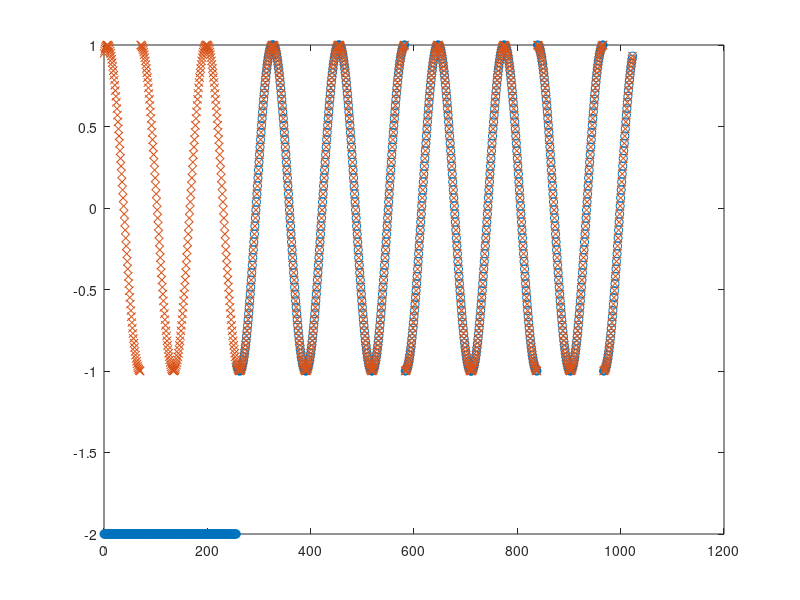
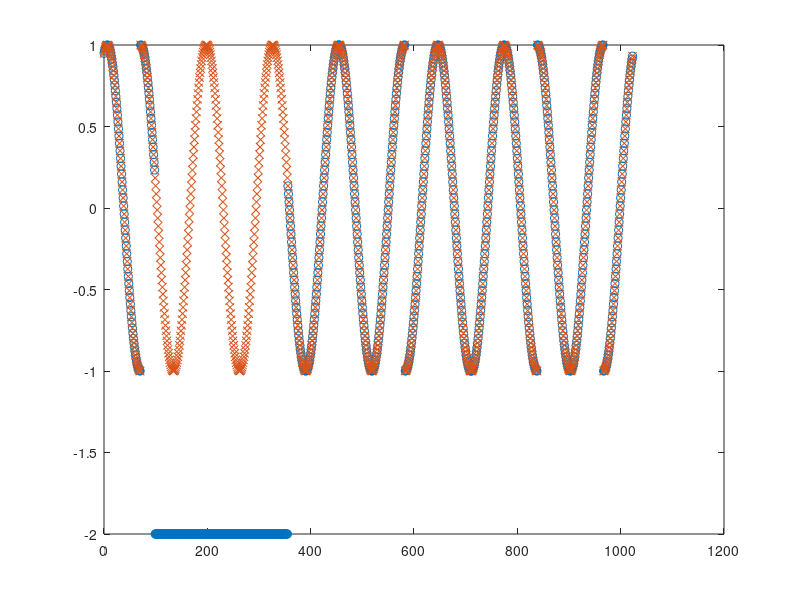
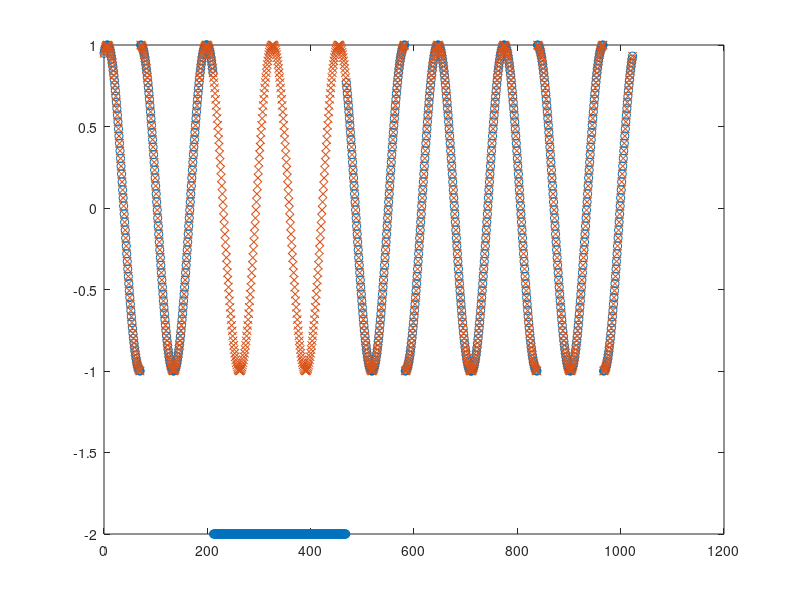
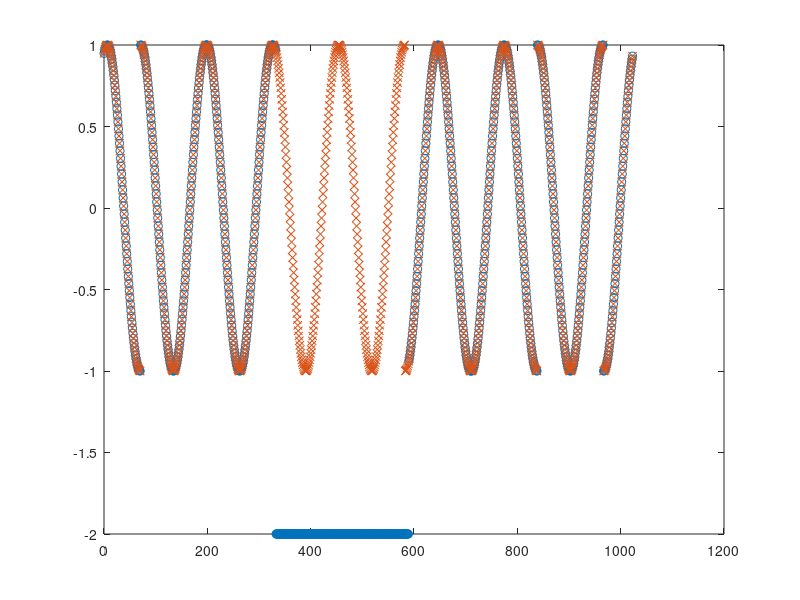

These figures' MATLAB source, in order:

samplesPerSymbol = 128;
numSymbols = 8;
periodInput = linspace(0,2*pi,samplesPerSymbol);
randArray = [];
for i = 1:numSymbols
    if (rand()>.5)
        temp = 1;
    else
        temp = -1;
    end
    randArray = [randArray temp];
end
array = [];
for i = 1:numSymbols
    for j = periodInput
        array = [array cos(j)*randArray(i)];
    end
end
% 
% figure;
% plot(array,'o');
% title('BPSK symbols');

local_oscillator = [];
for i = periodInput 
     local_oscillator = [local_oscillator cos(i)];
end
% 
% figure;
% plot(local_oscillator,'o'); 
% title('local_oscillator ');


%array = [zeros(1,32) array(1:end-4)];
array = [array(58:end) array(1:57)];


shift_array = [];

shift = 0;
for i = 1:numSymbols-1
   if (i > 1)
        energy = [];
        temp_e = 0;
        if (shift + ((i-1)*samplesPerSymbol+1) > size(array,2))
            upper = size(array,2);
        else
            upper = shift + ((i-1)*samplesPerSymbol+1);
        end
       % figure;
        %plot(array(shift+(i-2)*samplesPerSymbol+1:2*samplesPerSymbol),'o');
        x = linspace(0,size(array,2)-1,size(array,2));
        y1 = array;
        y1(shift+(i-2)*samplesPerSymbol+1:i*samplesPerSymbol+1+shift) = -2;
        y2 = array;
        figure;
        plot(x,y1,'o',x, y2, 'x')
        for j = (shift + (i-2)*samplesPerSymbol+1):1:upper
            for k = 1:samplesPerSymbol
                temp_e = (temp_e + local_oscillator(k)*array(j+k));
            end
            energy = [energy temp_e];
            temp_e = 0;
        end
        energy = energy.^2;
        %error = shift - (find(energy == max(energy(:)),1) - 1);
        e_max = find(energy==max(energy(:)),1) -1;
        if (e_max > floor(samplesPerSymbol/2))
            error = -mod(samplesPerSymbol,e_max);
        else
            error = e_max;
        end
        %error = (find(energy==max(energy(:)),1) - 1); %- shift;
        if (abs(error) > floor(samplesPerSymbol/2))
            error = mod(samplesPerSymbol, abs(error));
        end
        shift = ((shift + error) + shift)/2;
        shift = floor(shift);
        shift_array = [shift_array shift];
   else
       shift = 0;
       error = 0;
       %shift = ((shift + error) + shift)/2;
       shift_array = [shift_array shift];
   end
end

    

% energy = [];    
% temp_e = 0;
% for i = 0:1:(size(array,2) - size(periodInput,2)) 
%    for j = 1:size(periodInput,2)
%        temp_e = (temp_e + local_oscillator(j)*array(i+j));
%    end
%    energy = [energy temp_e];
%    temp_e = 0;
% end

%energy = energy.^2;

% figure; 
% plot(energy,'o');
% title('Energy');

pause;
close all;